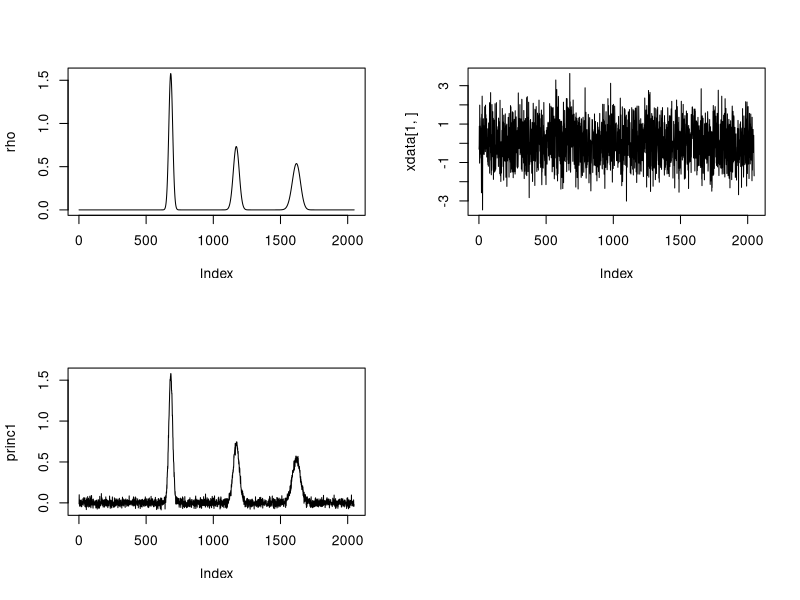

Recreate this plot in R.
n=1024
p=2048
par(mfrow=c(2,2))

q = seq(0, 1, length = p)
rho=0.7*dbeta(q,1500,3000)+0.5*dbeta(q,1200,900)+0.5*dbeta(q,600,160)
rho=10*rho/sqrt(sum(rho^2))
plot(rho,,"l")

xdata=array(,dim=c(n,p))

for (i in 1:n){
	xdata[i,]=rnorm(1,0,1)*rho+1*rnorm(p,0,1)
}

plot(xdata[1,],type="l")

	s = 1/n*t(xdata)%*%xdata
	
	princ1=10*eigen(s)$vectors[,1]
	if (max(princ1)<.5) princ1=-princ1
	plot(princ1,,"l")
	
	eigenvectors = eigen(s)$vectors
	eigenvalues = eigen(s)$values
	
	scores = xdata%*%eigenvectors      # new data after pca
	total.var = sum(eigenvalues)       # total variance
	prop.var = eigenvalues/total.var   # proportion of variance
	cum.var = cumsum(prop.var)         # culmulative proportion
	